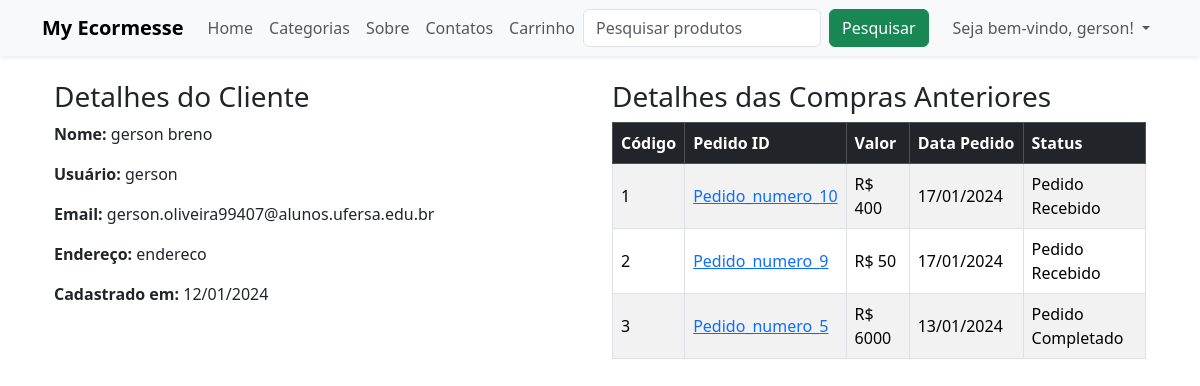
The app's page /perfil/ (signed in), older data.
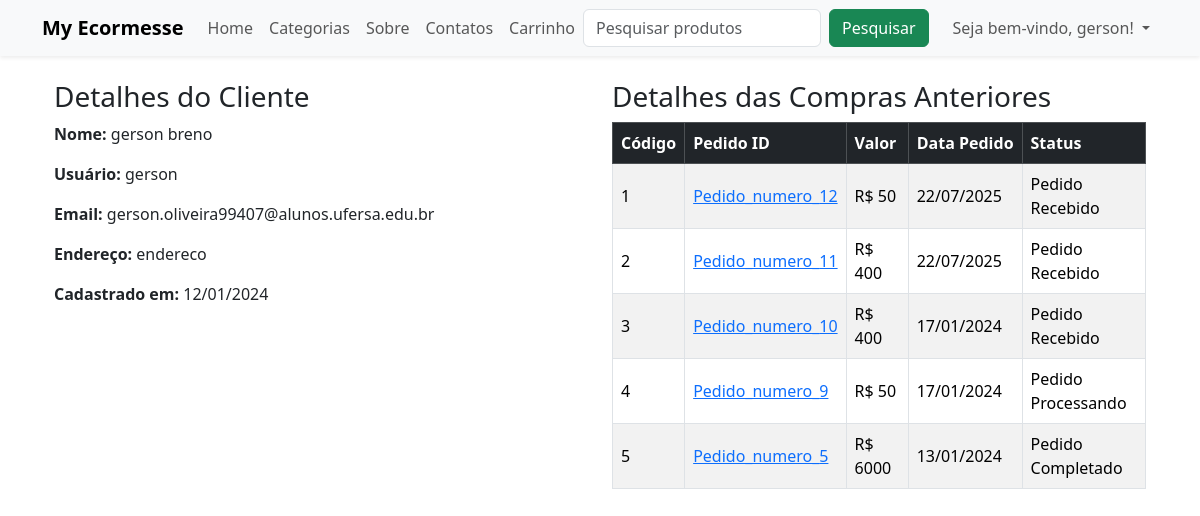
The same page, newer data.
### lojaapp/models.py (models this page shows, shortened)
class Pedido_order(models.Model):
    carro = models.OneToOneField(Carro, on_delete= models.CASCADE)
    ordenado_por = models.CharField(max_length=200, default='SeuValorPadrão')
    endereco_envio = models.CharField(max_length=200)
    telefone = models.CharField(max_length = 10)
    email = models.EmailField(null=True, blank=True)
    subtotal = models.PositiveIntegerField()
    desconto = models.PositiveIntegerField()
    total = models.PositiveIntegerField()
    pedido_status = models.CharField(max_length = 50, choices = PEDIDO_STATUS)
    criado_em = models.DateTimeField(auto_now_add = True)

### lojaapp/views.py (the view)
# urls.py: path('perfil/', ClientePerfilView.as_view(), name='clienteperfil'),
class ClientePerfilView(TemplateView):
     template_name = 'Clienteperfil.html'
     def dispatch(self, request,*args, **kwargs):
        if request.user.is_authenticated and Cliente.objects.filter(user=request.user).exists():
           pass
        else:
            return redirect("/entrar/?next=/perfil/")
        return super().dispatch(request, *args, **kwargs)
     def get_context_data(self, **kwargs ):
        context = super().get_context_data(**kwargs)
        cliente = self.request.user.cliente
        context['cliente']= cliente
        pedido = Pedido_order.objects.filter(carro__cliente = cliente).order_by("-id")
        context['pedido'] = pedido
        return context

### lojaapp/templates/Clienteperfil.html (shortened to what this page needs)
{% extends 'base.html' %}
{% block content %}
<div class="container my-4">
  <div class="row">
    <div class="col-md-6 mb-4">
      <h3>Detalhes do Cliente</h3>
      <p><span class="fw-bold">Nome:</span> {{ cliente.nome_completo }}</p>
      <p><span class="fw-bold">Usuário:</span> {{ cliente.user.username }}</p>
      <p><span class="fw-bold">Email:</span> {{ cliente.user.email }}</p>
      <p><span class="fw-bold">Endereço:</span> {{ cliente.endereco }}</p>
      <p><span class="fw-bold">Cadastrado em:</span> {{ cliente.data_on|date:"d/m/Y" }}</p>
    </div>
    <div class="col-md-6 mb-4">
      <h3>Detalhes das Compras Anteriores</h3>
      <div class="table-responsive">
        <table class="table table-striped table-bordered align-middle">
          <thead class="table-dark">
            <tr>
              <th scope="col" class="text-nowrap">Código</th>
              <th scope="col" class="text-nowrap">Pedido ID</th>
              <th scope="col" class="text-nowrap">Valor</th>
              <th scope="col" class="text-nowrap">Data Pedido</th>
              <th scope="col" class="text-nowrap">Status</th>
            </tr>
          </thead>
          <tbody>
            {% for pedido in pedido %}
            <tr>
              <td>{{ forloop.counter }}</td>
              <td>
                <a href="{% url 'lojaapp:clientepedidodetalhe' pedido.pk %}">
                  Pedido_numero_{{ pedido.id }}
                </a>
              </td>
              <td>R$ {{ pedido.total }}</td>
              <td>{{ pedido.criado_em|date:"d/m/Y" }}</td>
              <td>{{ pedido.pedido_status }}</td>
            </tr>
            {% empty %}
            <tr>
              <td colspan="5" class="text-center">Nenhum pedido encontrado.</td>
            </tr>
            {% endfor %}
          </tbody>
        </table>
      </div>
    </div>
  </div>
</div>
{% endblock %}

Row changes from the older to the newer data that the page shows:
added Pedido_order: id "12", total "50", criado_em "22/07/2025", pedido_status "Pedido Recebido"
added Pedido_order: id "11", total "400", criado_em "22/07/2025", pedido_status "Pedido Recebido"
changed Pedido_order id 9: pedido_status "Pedido Recebido" → "Pedido Processando"
